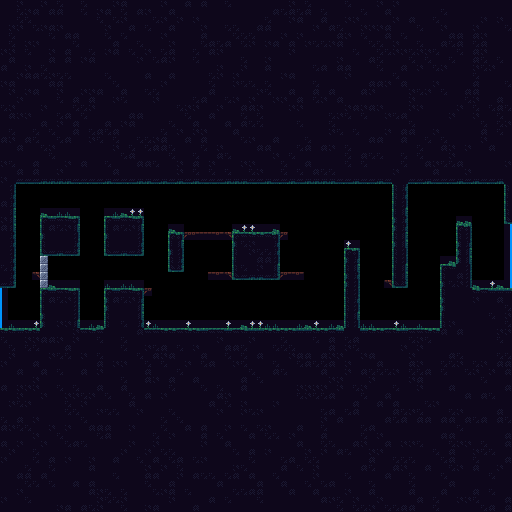

The image is a tile-based game level rendered from a .tmx file. Its description and source (layers, tilesets, objects; grid data summarised) follow:
An orthogonal 64x64 tile map with 8x8 px tiles, 2 tile layers (Background, Walls) and 5 objects (2x east, 2x west, item).

<map version="1.10" tiledversion="1.11.0" orientation="orthogonal" renderorder="right-down" width="64" height="64" tilewidth="8" tileheight="8" infinite="0" nextlayerid="7" nextobjectid="20">
 <tileset firstgid="1" name="tiles" tilewidth="8" tileheight="8" tilecount="504" columns="24">
  <image source="../Tilesets/tiles.png" width="192" height="168" />
  <tile id="50" probability="0.3" />
  <tile id="51" probability="0.3" />
  <tile id="52" probability="0.3" />
  <tile id="65">
   <properties>
    <property name="nez:isOneWayPlatform" value="true" />
   </properties>
  </tile>
  <tile id="66">
   <properties>
    <property name="nez:isOneWayPlatform" value="true" />
   </properties>
  </tile>
  <tile id="67">
   <properties>
    <property name="nez:isOneWayPlatform" value="true" />
   </properties>
  </tile>
  <tile id="68">
   <properties>
    <property name="nez:isOneWayPlatform" value="true" />
   </properties>
  </tile>
  <tile id="69">
   <properties>
    <property name="nez:isOneWayPlatform" value="true" />
   </properties>
  </tile>
  <wangsets>
   <wangset name="Mixed Set" type="mixed" tile="-1">
    <wangcolor name="Dirt" color="#ff0000" tile="-1" probability="1" />
    <wangtile tileid="25" wangid="1,1,0,0,0,1,1,1" />
    <wangtile tileid="26" wangid="1,1,0,0,0,0,0,1" />
    <wangtile tileid="27" wangid="1,1,0,0,0,0,0,1" />
    <wangtile tileid="28" wangid="1,1,0,0,0,0,0,1" />
    <wangtile tileid="29" wangid="1,1,1,1,0,0,0,1" />
    <wangtile tileid="49" wangid="0,0,0,0,0,1,1,1" />
    <wangtile tileid="53" wangid="0,1,1,1,0,0,0,0" />
    <wangtile tileid="73" wangid="0,0,0,0,0,1,1,1" />
    <wangtile tileid="77" wangid="0,1,1,1,0,0,0,0" />
    <wangtile tileid="97" wangid="0,0,0,0,0,1,1,1" />
    <wangtile tileid="101" wangid="0,1,1,1,0,0,0,0" />
    <wangtile tileid="121" wangid="0,0,0,1,1,1,1,1" />
    <wangtile tileid="122" wangid="0,0,0,1,1,1,0,0" />
    <wangtile tileid="123" wangid="0,0,0,1,1,1,0,0" />
    <wangtile tileid="124" wangid="0,0,0,1,1,1,0,0" />
    <wangtile tileid="125" wangid="0,1,1,1,1,1,0,0" />
   </wangset>
  </wangsets>
 </tileset>
 <layer id="2" name="Background" width="64" height="64">
  <data>[4096 cells, 92 non-empty, 7 distinct tile ids]</data>
 </layer>
 <layer id="1" name="Walls" width="64" height="64">
  <data>[4096 cells, 3254 non-empty, 30 distinct tile ids]</data>
 </layer>
 <objectgroup color="#00ff00" id="3" name="SpawnPoints">
  <object id="2" name="east" x="496" y="280">
   <point />
  </object>
  <object id="3" name="west" x="16" y="320">
   <point />
  </object>
  <object id="5" name="item" x="256" y="224">
   <point />
  </object>
 </objectgroup>
 <objectgroup color="#0055ff" id="5" name="Teleporters">
  <object id="15" name="east" x="510.438" y="224" width="1.5625" height="64" />
  <object id="19" name="west" x="0" y="288" width="1.8125" height="40.0111" />
 </objectgroup>
 <objectgroup color="#ff0000" id="6" name="DangerZones" />
</map>
